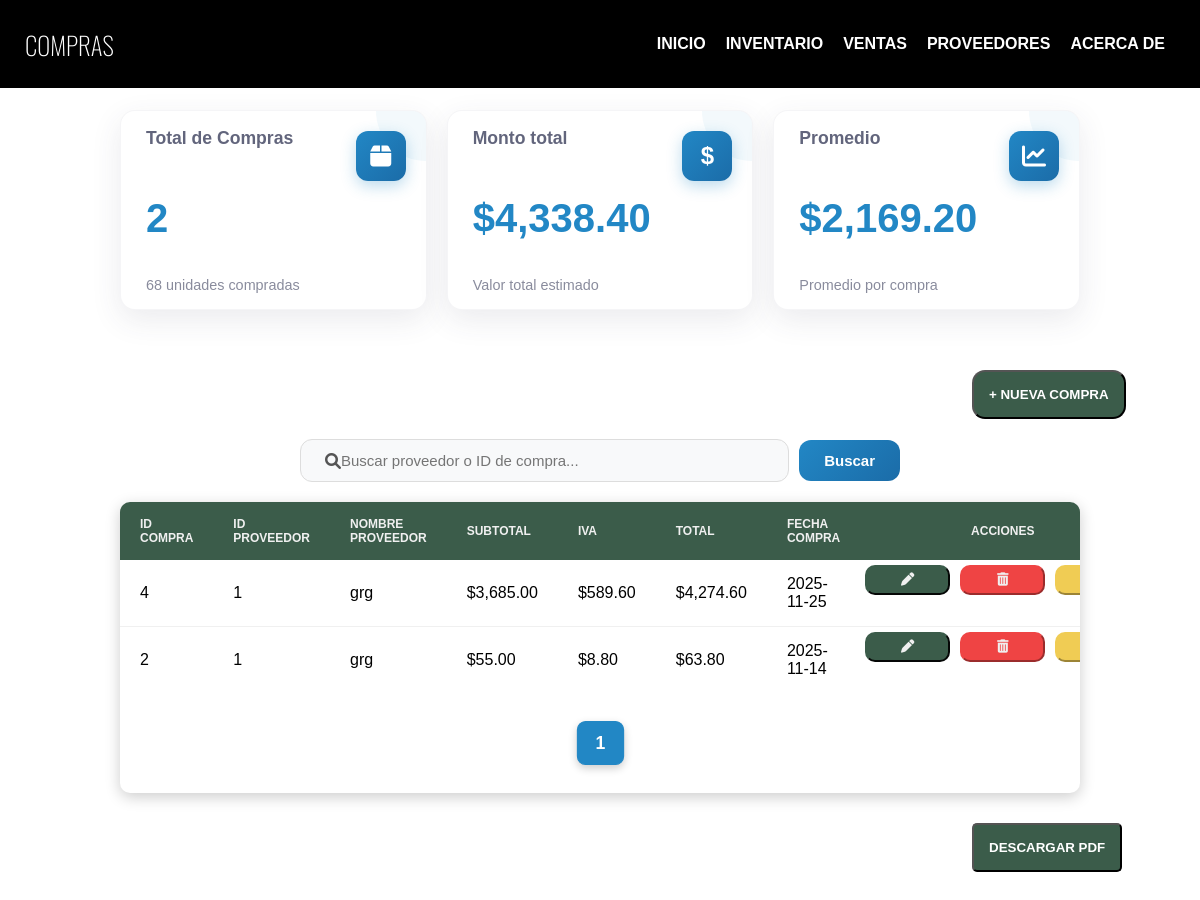
Screenshot of /DIEGO/compras/compras.php with the database file from the repository.
### tables this page shows
CREATE TABLE `compras` (
  `id_compras` int(11) NOT NULL,
  `Provedores_id_provedores` int(11) NOT NULL,
  `iva` float NOT NULL,
  `total` float DEFAULT NULL,
  `fecha` date DEFAULT NULL
);

CREATE TABLE `provedores` (
  `id_provedores` int(11) NOT NULL,
  `nombre` varchar(100) DEFAULT NULL,
  `rfc` varchar(100) DEFAULT NULL,
  `email` varchar(100) DEFAULT NULL,
  `telefono` varchar(15) DEFAULT NULL,
  `direccion` varchar(300) DEFAULT NULL,
  `promotor` varchar(100) DEFAULT NULL
);

### DIEGO/compras/compras.php (the view, shortened to what this page needs)
<?php
    include ("menu.php");
    $server = 'localhost:3306'; $username = 'root'; $password = ''; $database ='sistemainventario';
    try {
        $con = new PDO("mysql:host=$server;dbname=$database;", $username, $password);
        $con->setAttribute(PDO::ATTR_ERRMODE, PDO::ERRMODE_EXCEPTION);
    } catch(PDOException $e) { die("Error: " . $e->getMessage()); }
    $busqueda = $_GET['buscar'] ?? '';
    $por_pagina = 10;
    $pagina = isset($_GET['pagina']) ? (int)$_GET['pagina'] : 1;
    $inicio = ($pagina - 1) * $por_pagina;
    $filtro = "";
    $sql_global_count = "SELECT COUNT(*) FROM compras";
    $stmt_gc = $con->query($sql_global_count);
    $total_global_registros = $stmt_gc->fetchColumn();
    $sql_global_units = "SELECT SUM(cantidad_pd_cp) FROM productos_compras";
    $stmt_gu = $con->query($sql_global_units);
    $total_global_unidades = $stmt_gu->fetchColumn() ?: 0;
    $sql_global_money = "SELECT SUM(total) FROM compras";
    $stmt_gm = $con->query($sql_global_money);
    $total_global_ingresos = $stmt_gm->fetchColumn() ?: 0;
    $promedio_global = ($total_global_registros > 0) ? ($total_global_ingresos / $total_global_registros) : 0;
    $stmt_cf = $con->prepare("SELECT COUNT(*) FROM compras cp JOIN provedores p ON cp.Provedores_id_provedores = p.id_provedores $filtro");
    $stmt_cf->execute();
    $total_registros_filtrados = $stmt_cf->fetchColumn();
    $total_paginas = ceil($total_registros_filtrados / $por_pagina) ?: 1;
    $sql_data = "SELECT cp.id_compras, p.nombre as nombre_proveedor, cp.Provedores_id_provedores as id_proveedor,
                        cp.iva, cp.total, cp.fecha,
                        (cp.total - cp.iva) as subtotal
                 FROM compras cp
                 JOIN provedores p ON cp.Provedores_id_provedores = p.id_provedores
                 $filtro
                 ORDER BY cp.id_compras DESC
                 LIMIT :inicio, :por_pagina";
    $stmt = $con->prepare($sql_data);
    $stmt->bindValue(':inicio', $inicio, PDO::PARAM_INT);
    $stmt->bindValue(':por_pagina', $por_pagina, PDO::PARAM_INT);
    $stmt->execute();
    $compras = $stmt->fetchAll(PDO::FETCH_ASSOC);
?>
<!DOCTYPE html>
<html lang="es">
<head>
    <link rel="stylesheet" href="https://cdnjs.cloudflare.com/ajax/libs/font-awesome/6.0.0-beta3/css/all.min.css">
    <link rel="stylesheet" href="compras.css"> <link href="https://fonts.googleapis.com/css2?family=Oswald:wght@200..700&display=swap" rel="stylesheet">
</head>
<body>
    <div class="scroll"></div>
    <div class="informacion">
        <div class="cuadro1">
            <span class="icono-producto"><i class="fas fa-box"></i></span>
            <h2>Total de Compras</h2>
            <p><?php echo $total_global_registros; ?></p>
            <p><?php echo $total_global_unidades; ?> unidades compradas</p>
        </div>
        <div class="cuadro2">
            <span class="icono-dolar">$</span>
            <h2>Monto total</h2>
            <p>$<?php echo number_format($total_global_ingresos, 2); ?></p>
            <p>Valor total estimado</p>
        </div>
        <div class="cuadro3">
            <span class="icono-dolar"><i class="fas fa-chart-line"></i></span>
            <h2>Promedio</h2>
            <p>$<?php echo number_format($promedio_global, 2); ?></p>
            <p>Promedio por compra</p>
        </div>
    </div>
        <div><button id="btnAbrirFormulario">+ NUEVA COMPRA</button></div>
        <form action="compras.php" method="GET" class="buscar">
            <div class="input-box">
                <input type="text" name="buscar" placeholder="Buscar proveedor o ID de compra..." value="<?php echo $busqueda; ?>">
                <button type="submit" class="btnBuscar">Buscar</button>
            </div>
        </form>
    <div class="table-container" id="tabla1">
        <table>
            <thead>
                <tr>
                    <th>ID COMPRA</th><th>ID PROVEEDOR</th><th>NOMBRE PROVEEDOR</th><th>SUBTOTAL</th><th>IVA</th><th>TOTAL</th><th>FECHA COMPRA</th><th class="acciones">ACCIONES</th>
                </tr>
            </thead>
            <tbody id="tablaCompraBody">
                <?php if(count($compras) > 0): ?>
                    <?php foreach($compras as $c): ?>
                        <tr>
                            <td><?php echo $c['id_compras']; ?></td>
                            <td><?php echo $c['id_proveedor']; ?></td>
                            <td><?php echo $c['nombre_proveedor']; ?></td>
                            <td>$<?php echo number_format($c['subtotal'] ?? 0, 2); ?></td>
                            <td>$<?php echo number_format($c['iva'], 2); ?></td>
                            <td>$<?php echo number_format($c['total'], 2); ?></td>
                            <td><?php echo $c['fecha']; ?></td>
                            <td class="celda-acciones">
                                <button class="btn-modificar" data-id="<?php echo $c['id_compras']; ?>"><i class="fas fa-pen"></i></button>
                                <button class="btn-eliminar" data-id="<?php echo $c['id_compras']; ?>"><i class="fas fa-trash-alt"></i></button>
                                <button class="btn-pdf" data-id="<?php echo $c['id_compras']; ?>"><i class="fas fa-file-pdf"></i></button>
                            </td>
                        </tr>
                    <?php endforeach; ?>
                <?php else: ?>
                    <tr><td colspan="8" style="text-align:center; padding:20px;">No se encontraron resultados</td></tr>
                <?php endif; ?>
            </tbody>
        </table>
        <?php if (empty($busqueda) && isset($total_paginas)): ?>
            <div class="paginacion">
                <?php $link = "?buscar=$busqueda&pagina="; ?>
                <?php for ($i = 1; $i <= $total_paginas; $i++): ?>
                    <a href="<?php echo $link . $i; ?>" class="<?php echo $i == $pagina ? 'activo' : ''; ?>"><?php echo $i; ?></a>
                <?php endfor; ?>
            </div>
        <?php endif; ?>
    </div>
    <button id="descargarPDF">DESCARGAR PDF</button>
    <div class="scroll"></div>
</body>
</html>

### rows the page displays
compras: id_compras "4", Provedores_id_provedores "1", Provedores_id_provedores.nombre "grg", subtotal "3,685.00", iva "589.60", total "4,274.60", fecha "2025-11-25"
compras: id_compras "2", Provedores_id_provedores "1", Provedores_id_provedores.nombre "grg", subtotal "55.00", iva "8.80", total "63.80", fecha "2025-11-14"

### other values shown
$total_global_registros "2"
$total_global_unidades "68"
$total_global_ingresos "4,338.40"
$promedio_global "2,169.20"
